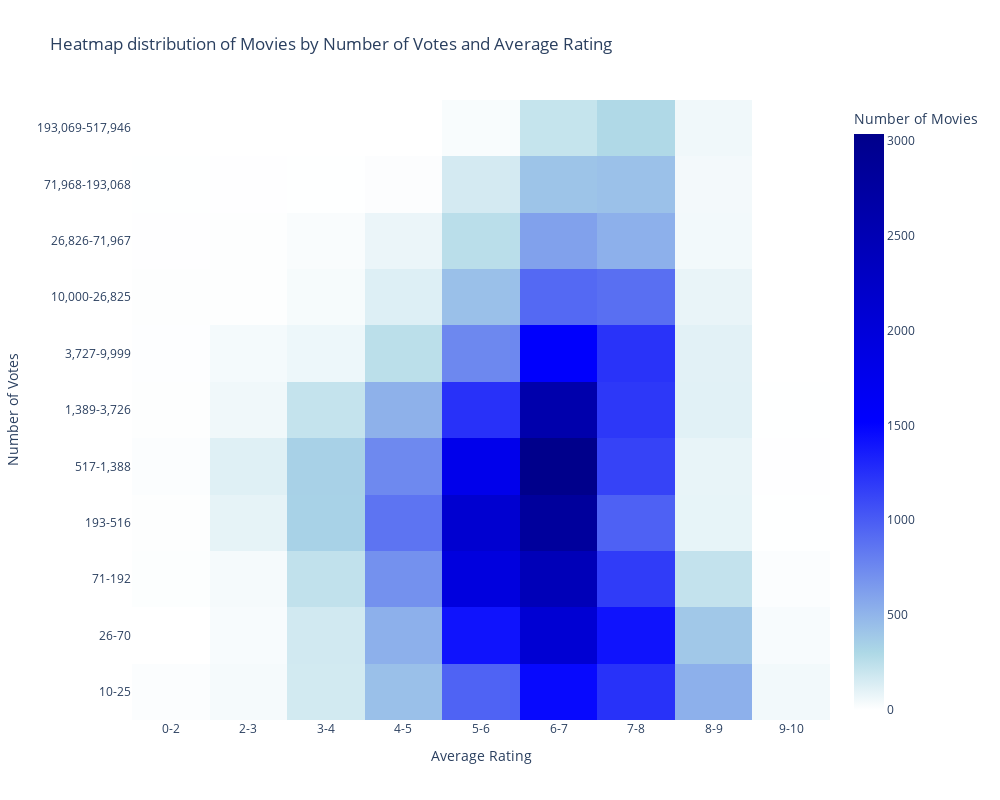

The notebook cell saved with this chart:
### Markdown cell above
### Heatmap for movies by numer of votes and average rating

### Code cell
from src.utils.heatmap_graph import density_heatmap

density_heatmap(merged_cmu_imdb)

### Figure 1 — Plotly figure (JSON) as saved in the notebook; plotly's stock layout.template omitted (floating-point values rounded to 4 significant figures)
{"data": [{"coloraxis": "coloraxis", "histfunc": "sum", "hovertemplate": "Average Rating=%{x}<br>Number of Votes=%{y}<br>sum of Movie Count=%{z}<extra></extra>", "name": "", "type": "histogram2d", "x": ["0-2", "2-3", "3-4", "4-5", "5-6", "6-7", "7-8", "8-9", "9-10", "0-2", "2-3", "3-4", "4-5", "5-6", "6-7", "7-8", "8-9", "9-10", "0-2", "2-3", "3-4", "4-5", "5-6", "6-7", "7-8", "8-9", "9-10", "0-2", "2-3", "3-4", "4-5", "5-6", "6-7", "7-8", "8-9", "9-10", "0-2", "2-3", "3-4", "4-5", "5-6", "6-7", "7-8", "8-9", "9-10", "0-2", "2-3", "3-4", "4-5", "5-6", "6-7", "7-8", "8-9", "9-10", "0-2", "2-3", "3-4", "4-5", "5-6", "6-7", "7-8", "8-9", "9-10", "0-2", "2-3", "3-4", "4-5", "5-6", "6-7", "7-8", "8-9", "9-10", "0-2", "2-3", "3-4", "4-5", "5-6", "6-7", "7-8", "8-9", "9-10", "0-2", "2-3", "3-4", "4-5", "5-6", "6-7", "7-8", "8-9", "9-10", "0-2", "2-3", "3-4", "4-5", "5-6", "6-7", "7-8", "8-9", "9-10"], "xaxis": "x", "xbingroup": "x", "y": ["10-25", "10-25", "10-25", "10-25", "10-25", "10-25", "10-25", "10-25", "10-25", "26-70", "26-70", "26-70", "26-70", "26-70", "26-70", "26-70", "26-70", "26-70", "71-192", "71-192", "71-192", "71-192", "71-192", "71-192", "71-192", "71-192", "71-192", "193-516", "193-516", "193-516", "193-516", "193-516", "193-516", "193-516", "193-516", "193-516", "517-1,388", "517-1,388", "517-1,388", "517-1,388", "517-1,388", "517-1,388", "517-1,388", "517-1,388", "517-1,388", "1,389-3,726", "1,389-3,726", "1,389-3,726", "1,389-3,726", "1,389-3,726", "1,389-3,726", "1,389-3,726", "1,389-3,726", "1,389-3,726", "3,727-9,999", "3,727-9,999", "3,727-9,999", "3,727-9,999", "3,727-9,999", "3,727-9,999", "3,727-9,999", "3,727-9,999", "3,727-9,999", "10,000-26,825", "10,000-26,825", "10,000-26,825", "10,000-26,825", "10,000-26,825", "10,000-26,825", "10,000-26,825", "10,000-26,825", "10,000-26,825", "26,826-71,967", "26,826-71,967", "26,826-71,967", "26,826-71,967", "26,826-71,967", "26,826-71,967", "26,826-71,967", "26,826-71,967", "26,826-71,967", "71,968-193,068", "71,968-193,068", "71,968-193,068", "71,968-193,068", "71,968-193,068", "71,968-193,068", "71,968-193,068", "71,968-193,068", "71,968-193,068", "193,069-517,946", "193,069-517,946", "193,069-517,946", "193,069-517,946", "193,069-517,946", "193,069-517,946", "193,069-517,946", "193,069-517,946", "193,069-517,946"], "yaxis": "y", "ybingroup": "y", "z": [13, 37, 165, 437, 962, 1468, 1236, 527, 49, 0, 29, 170, 526, 1412, 2090, 1411, 391, 29, 10, 36, 230, 704, 1943, 2447, 1183, 223, 15, 9, 92, 337, 868, 2128, 2815, 972, 87, 3, 16, 117, 341, 747, 1782, 3035, 1141, 86, 4, 9, 57, 220, 520, 1240, 2604, 1201, 110, 3, 6, 39, 65, 250, 753, 1544, 1233, 106, 1, 7, 9, 34, 124, 438, 927, 896, 83, 1, 4, 8, 22, 74, 257, 613, 531, 48, 0, 2, 4, 3, 12, 160, 418, 432, 46, 0, 0, 0, 1, 1, 26, 214, 293, 56, 0]}], "layout": {"coloraxis": {"colorbar": {"title": {"text": "Number of Movies"}}, "colorscale": [[0, "white"], [0.1, "lightblue"], [0.5, "blue"], [1, "darkblue"]]}, "height": 800, "legend": {"tracegroupgap": 0}, "title": {"text": "Heatmap distribution of Movies by Number of Votes and Average Rating"}, "width": 1000, "xaxis": {"anchor": "y", "domain": [0, 1], "title": {"text": "Average Rating"}}, "yaxis": {"anchor": "x", "domain": [0, 1], "title": {"text": "Number of Votes"}}}}
